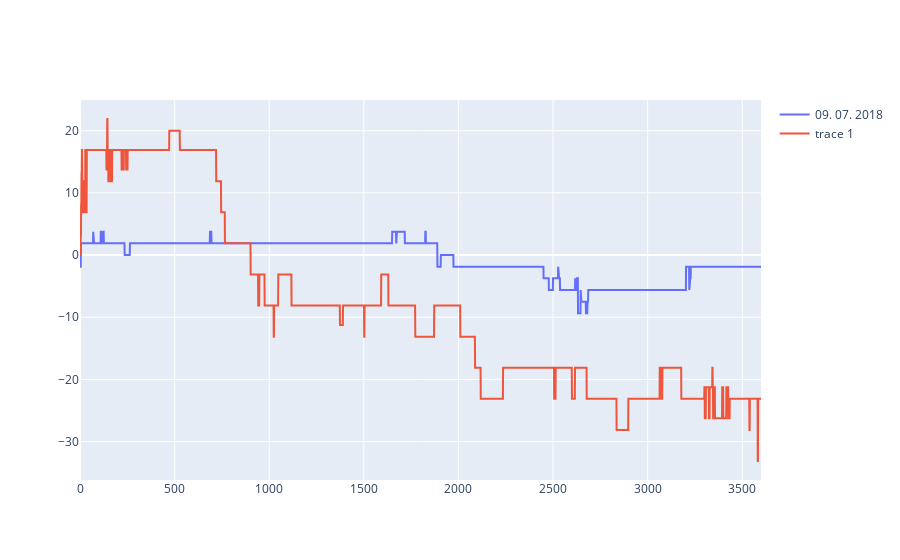

The notebook cell saved with this chart:
### Code cell
fig.add_trace(
    go.Scatter(
       # x = spread_18.time,
        y = AB.iloc[:,0],
        name = AB.columns.values.item(1).strftime("%m. %d. %Y")
    )
)

fig.add_trace(
    go.Scatter(
      #  x = spread_18.time,
        y = v3['6BU8_6CU8'][0:3600]
    )
)

### Figure 1 — Plotly figure (JSON) as saved in the notebook; plotly's stock layout.template omitted (floating-point values rounded to 4 significant figures; data arrays with more than 128 entries replaced by an {"elided": "..."} marker saying what was removed)
{"data": [{"name": "09. 07. 2018", "type": "scatter", "y": {"elided": "3600 float values"}}, {"type": "scatter", "y": {"elided": "3600 float values"}}], "layout": {}}
